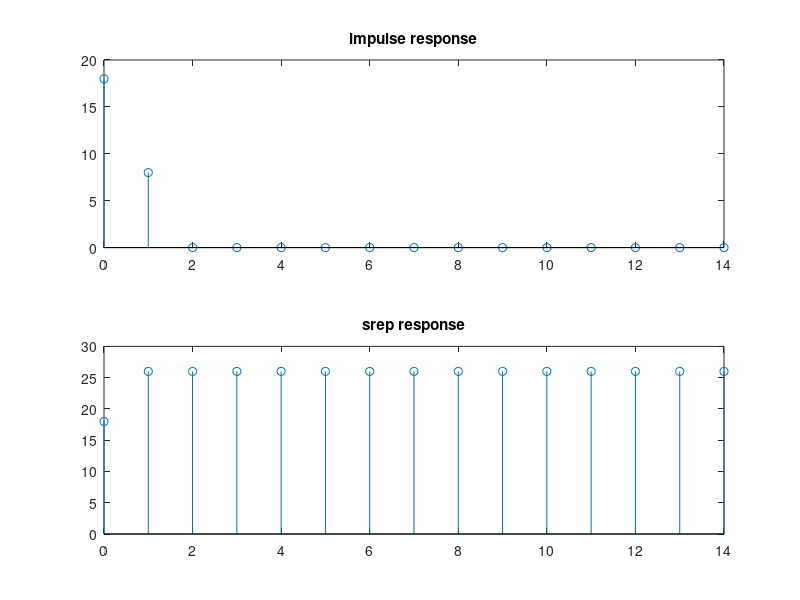
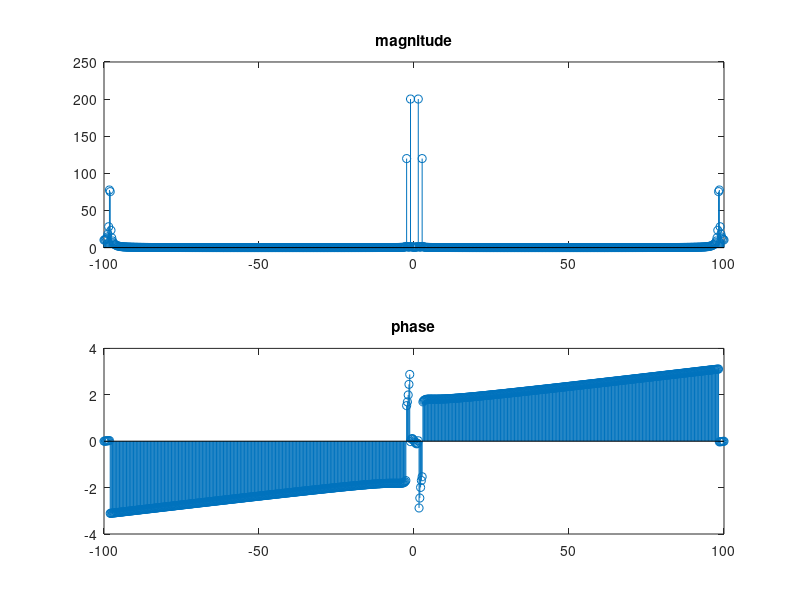
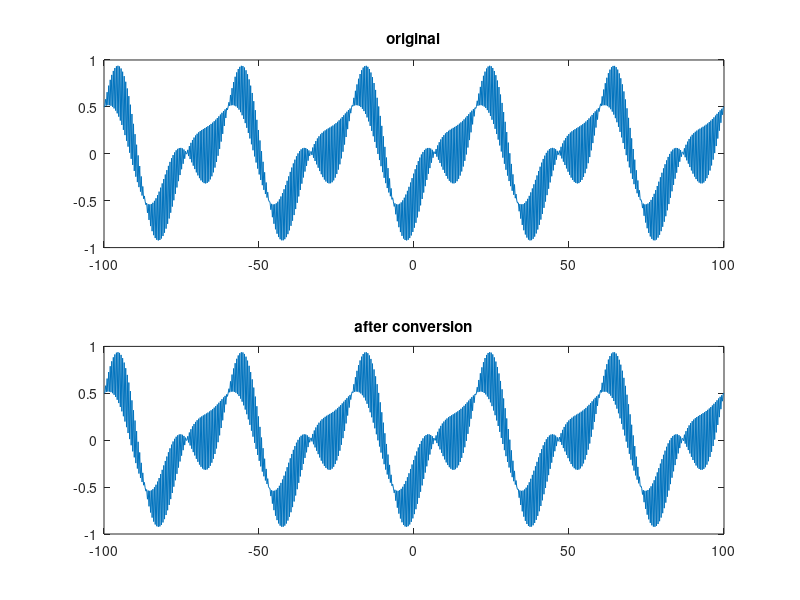
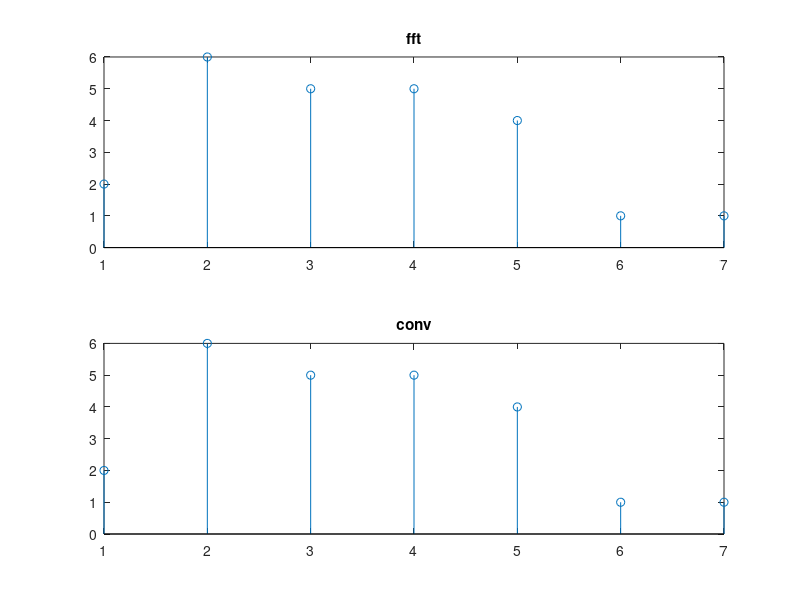

MATLAB code for these plots, in order:
%% problem 1
coeffY = [1];
coeffX = [18 8];
f = 0:14;
h = tf(coeffX, coeffY, 1/100);
impulse = filter(coeffX, coeffY, [1 zeros(1, 14)]);
step = filter(coeffX, coeffY, [ones(1, 15)]);

figure('Name','problem 1');
subplot(2,1,1);
stem(f,impulse);
title('impulse response');

subplot(2,1,2);
stem(f,step);
title('srep response');
%% problem 2
fs = 200;
t = linspace(-fs/2,fs/2, 4*fs);
y = 0.5 .* cos(40.*pi.*t) + 0.3.*sin(60.*pi.*t)+0.3.*sin(80.*pi.*t);
yf=fftshift(fft(y));
ymag = abs(yf);
yphase = angle(yf);

figure('Name','problem 2');
subplot(2,1,1);
stem(t,ymag);
title('magnitude');

subplot(2,1,2);
stem(t,yphase);
title('phase');

yprime = real(ifft(ifftshift(yf)));
figure('Name','problem 2 - 2');
subplot(2,1,1);
plot(t,y);
title('original');

subplot(2,1,2);
plot(t,yprime);
title('after conversion');
%% problem 3
x1 = [1 2 0 1];
x2 = [2 2 1 1];

X1 = fft([x1 zeros(1,3)]);
X2 = fft([x2 zeros(1,3)]);
Y = X1.*X2;
y = real(ifft(Y));

h = conv(x1, x2);

figure('Name','problem 3');
subplot(2,1,1);
stem(y);
title('fft');

subplot(2,1,2);
stem(h);
title('conv');
%% problem 4
fs = 20e3;
Ns = 100000;
f = linspace(-fs/2, fs/2, Ns);
x_f = sinc(f/5000).*sinc(f/5000);
signal = x_f;
%plot(f,x_f);
signal([1:25000 (length(signal)-25000)+1: length(signal)])=0;

figure('Name','problem 4');
subplot(2,1,1);
plot(x_f);
title('signal');

subplot(2,1,2);
plot(signal);
title('filter');